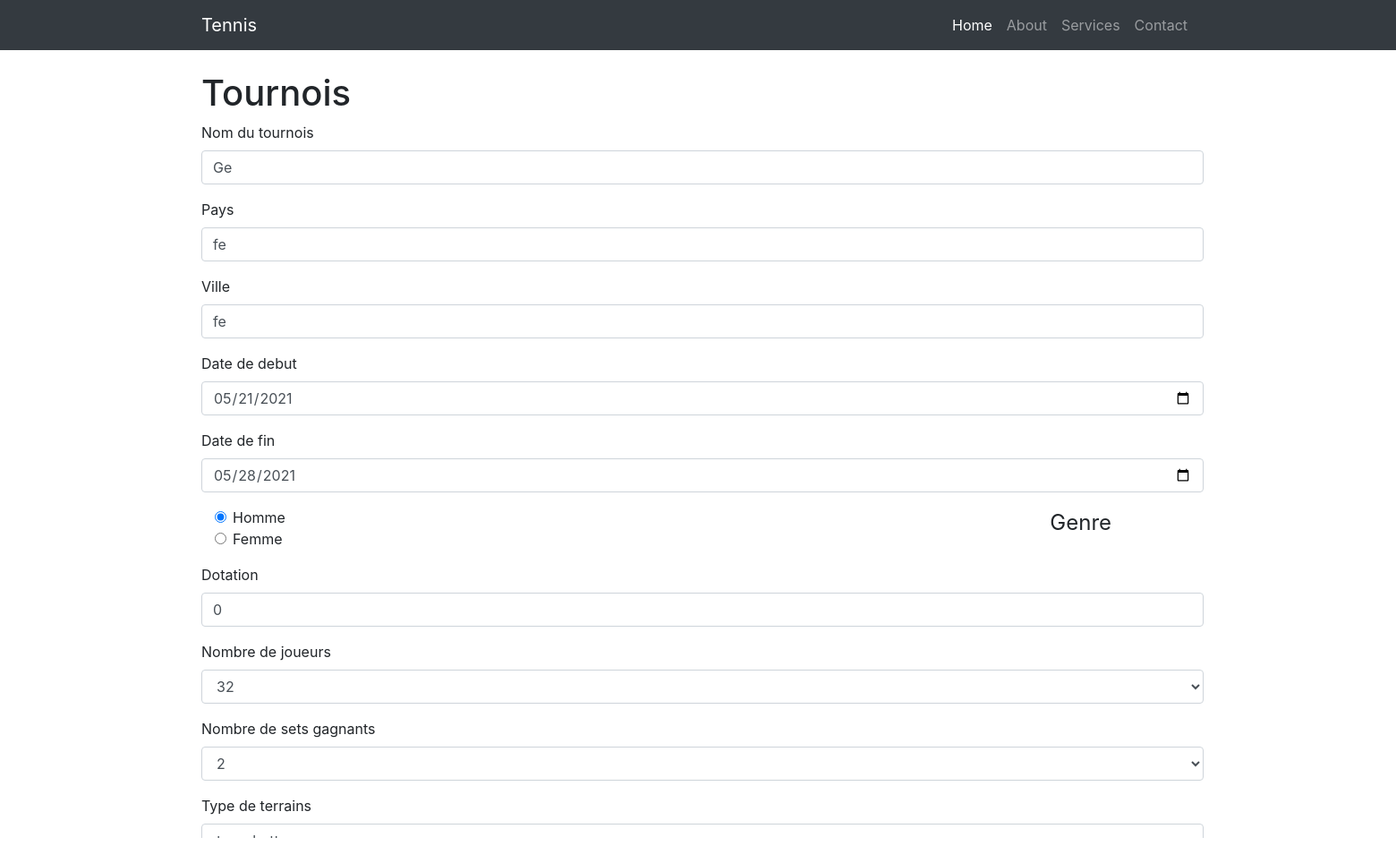
Screenshot of /programmation/tennis/modification.php?idTournois=22 with the database file from the repository.
### tables this page shows
CREATE TABLE `tournois` (
  `idTournois` int(11) NOT NULL AUTO_INCREMENT,
  `nom` varchar(100) NOT NULL,
  `pays` varchar(100) NOT NULL,
  `ville` varchar(100) NOT NULL,
  `dateDebut` date NOT NULL,
  `dateFin` date NOT NULL,
  `idCategorie` int(11) NOT NULL,
  PRIMARY KEY (`idTournois`),
  KEY `idCategorie` (`idCategorie`),
  CONSTRAINT `tournois_ibfk_1` FOREIGN KEY (`idCategorie`) REFERENCES `categories` (`idCategorie`)
);

CREATE TABLE `categories` (
  `idCategorie` int(11) NOT NULL AUTO_INCREMENT,
  `genre` tinyint(1) NOT NULL,
  `dotation` int(11) NOT NULL,
  `idSurface` int(11) NOT NULL,
  `idType` int(11) NOT NULL,
  `jeuDecisif` tinyint(1) NOT NULL,
  `nbSets` tinyint(4) NOT NULL,
  `nbParticipants` tinyint(4) NOT NULL,
  PRIMARY KEY (`idCategorie`),
  KEY `idSurface` (`idSurface`),
  KEY `idType` (`idType`),
  CONSTRAINT `categories_ibfk_1` FOREIGN KEY (`idSurface`) REFERENCES `surfaces` (`idSurface`),
  CONSTRAINT `categories_ibfk_2` FOREIGN KEY (`idType`) REFERENCES `types` (`idType`)
);

CREATE TABLE `surfaces` (
  `idSurface` int(10) NOT NULL AUTO_INCREMENT,
  `nom` varchar(45) NOT NULL,
  PRIMARY KEY (`idSurface`)
);

### programmation/tennis/asset/php/database.php (called while the page is built, shortened)
<?php
function tennis_database()
{
  static $dbc = null;
  if ($dbc == null) {
    try {
      $dbc = new PDO('mysql:host=' . HOST . ';dbname=' . DBNAME, DBUSER, DBPWD, array(
        PDO::MYSQL_ATTR_INIT_COMMAND => "SET NAMES utf8",
        PDO::ATTR_PERSISTENT => true
      ));
    }
    catch (Exception $e) {
      echo 'Erreur : ' . $e->getMessage() . '<br />';
      echo 'N° : ' . $e->getCode();
      die('Could not connect to MySQL');
    }
  }
  return $dbc;
}

### programmation/tennis/asset/php/function.inc.php (called while the page is built, shortened)
<?php
function getSurface()
{
  static $ps = null;
  $sql = 'SELECT idSurface, nom';
  $sql .= ' FROM tennis_tpi.surfaces';
  if ($ps == null) {
    $ps = tennis_database()->prepare($sql);
  }
  $answer = false;
  try {
    if ($ps->execute())
      $answer = $ps->fetchAll(PDO::FETCH_ASSOC);
  } catch (PDOException $e) {
    echo $e->getMessage();
  }
  return $answer;
}
function getTournoisType()
{
  static $ps = null;
  $sql = 'SELECT idType, nom';
  $sql .= ' FROM tennis_tpi.types';
  if ($ps == null) {
    $ps = tennis_database()->prepare($sql);
  }
  $answer = false;
  try {
    if ($ps->execute())
      $answer = $ps->fetchAll(PDO::FETCH_ASSOC);
  } catch (PDOException $e) {
    echo $e->getMessage();
  }
  return $answer;
}
function recupCategorieInfoById($idCategorie)
{
  static $ps = null;
  $sql = 'SELECT idCategorie, genre, dotation, idSurface, idType, jeuDecisif, nbSets, nbParticipants FROM tennis_tpi.categories';
  $sql .= ' WHERE idCategorie = :ID_CATEGORIE';
  if ($ps == null) {
    $ps = tennis_database()->prepare($sql);
  }
  $answer = false;
  try {
    $ps->bindParam(':ID_CATEGORIE', $idCategorie, PDO::PARAM_INT);
    if ($ps->execute())
      $answer = $ps->fetch(PDO::FETCH_ASSOC);
  } catch (PDOException $e) {
    echo $e->getMessage();
  }
  return $answer;
}
function recupTournoisInfoById($idTournois)
{
  static $ps = null;
  $sql = 'SELECT idTournois, nom, pays, ville, dateDebut, dateFin, idCategorie FROM tennis_tpi.tournois';
  $sql .= ' WHERE idTournois = :ID_TOURNOIS';
  if ($ps == null) {
    $ps = tennis_database()->prepare($sql);
  }
  $answer = false;
  try {
    $ps->bindParam(':ID_TOURNOIS', $idTournois, PDO::PARAM_INT);
    if ($ps->execute())
      $answer = $ps->fetch(PDO::FETCH_ASSOC);
  } catch (PDOException $e) {
    echo $e->getMessage();
  }
  return $answer;
}

### programmation/tennis/modification.php (the view, shortened to what this page needs)
<?php
$cheminIndex = "index.php";
$nbJoueurs = [16, 32];
$nbSets = [2, 3];
$getSurface = getSurface();
$idTournois = filter_input(INPUT_GET, 'idTournois', FILTER_VALIDATE_INT);
$tournois = recupTournoisInfoById($idTournois);
$categorie = recupCategorieInfoById($tournois['idCategorie']);
?>
<!DOCTYPE html>
<html lang="en">
<head>
    <link href="asset/css/styles.css" rel="stylesheet" />
</head>
<body>
    <nav class="navbar navbar-expand-lg navbar-dark bg-dark">
        <div class="container">
            <a class="navbar-brand" href=<?=$cheminIndex?>>Tennis</a>
            <div class="collapse navbar-collapse" id="navbarResponsive">
                <ul class="navbar-nav ml-auto">
                    <li class="nav-item active">
                        <a class="nav-link" href="#!">
                            Home
                        </a>
                    </li>
                    <li class="nav-item"><a class="nav-link" href="#!">About</a></li>
                    <li class="nav-item"><a class="nav-link" href="#!">Services</a></li>
                    <li class="nav-item"><a class="nav-link" href="#!">Contact</a></li>
                </ul>
            </div>
        </div>
    </nav>
    <div class="container">
        <div class="row">
            <div class="col-lg-8">
                <h1 class="mt-4">Tournois</h1>
                <div class="mainCreate">
                    <form action method="POST">
                        <div class="form-group">
                            <label for="formGroupExampleInput">Nom du tournois</label>
                            <input type="text" class="form-control" name="nomTournois" placeholder="Geneva Open" value="<?= $tournois['nom'] ?>" required >
                        </div>
                        <div class="form-group">
                            <label for="formGroupExampleInput2">Pays</label>
                            <input type="text" class="form-control" name="nomPays" placeholder="Suisse" value=<?= $tournois['pays'] ?> required>
                        </div>
                        <div class="form-group">
                            <label for="formGroupExampleInput2">Ville</label>
                            <input type="text" class="form-control" name="nomVille" placeholder="Genève" value=<?= $tournois['ville'] ?> required>
                        </div>
                        <div class="form-group">
                            <label for="formGroupExampleInput2">Date de debut</label>
                            <input class="form-control" type="date" name="dateDebut" value=<?=$tournois['dateDebut']?>>
                        </div>
                        <div class="form-group">
                            <label for="formGroupExampleInput2">Date de fin</label>
                            <input class="form-control" type="date" name="dateFin" value=<?= $tournois['dateFin']?>>
                        </div>
                        <fieldset class="form-group ">
                            <legend class="col-form-legend col-sm-2">Genre</legend>
                            <div class="col-sm-10">
                                <div class="form-check">
                                    <label class="form-check-label">
                                        <input class="form-check-input" type="radio" name="genreTournois" value="1" <?= $categorie['genre'] == '1' ? "checked" : "" ?>>
                                        Homme
                                    </label>
                                </div>
                                <div class="form-check">
                                    <label class="form-check-label">
                                        <input class="form-check-input" type="radio" name="genreTournois" value="0" <?= $categorie['genre'] == '0' ? "checked" : "" ?> required>
                                        Femme
                                    </label>
                                </div>
                            </div>
                        </fieldset>
                        <div class="form-group">
                            <label for="formGroupExampleInput2">Dotation</label>
                            <input class="form-control" type="dotation" value=<?= $categorie['dotation']?> name="dotation">
                        </div>
                        <div class="form-group">
                            <label for="exampleSelect1">Nombre de joueurs</label>
                            <select class="form-control" name="nbJoueurs">
                                <?php
                                foreach ($nbJoueurs as $joueurs) {
                                    echo "<option value='$joueurs'". ($categorie['nbParticipants'] == $joueurs ? "selected=''" : " ") .">$joueurs</option>";
                                }
                                ?>
                            </select>
                        </div>
                        <div class="form-group">
                            <label for="exampleSelect1">Nombre de sets gagnants</label>
                            <select class="form-control" name="nbSets">
                            <?php
                                foreach ($nbSets as $sets) {
                                    echo "<option value='$sets'". (intval($categorie['nbSets']) == $sets ? "selected=''" : " ") .">$sets</option>";
                                }
                                ?>
                            </select>
                        </div>
                        <div class="form-group">
                            <label for="exampleSelect1">Type de terrains</label>
                            <select class="form-control" name="surface">
                                <?php
                                foreach ($getSurface as $surface) {
                                    echo "<option value='" . $surface['idSurface'] . "'". ($categorie['idSurface'] == $surface['idSurface'] ? "selected=''" : " ") .">" . $surface["nom"] . "</option>";
                                }
                                ?>
                            </select>
                        </div>
                    </form>
                </div>
            </div>
        </div>
    </div>
</body>
</html>

### rows the page displays
tournois: nomTournois "Ge", nomPays "fe", nomVille "fe", dateDebut "05/21/2021", dateFin "05/28/2021"
categories: genre "☑ Homme", genre "☐ Femme", dotation "0", nbJoueurs "32", nbSets "2", surface "terre battue"
